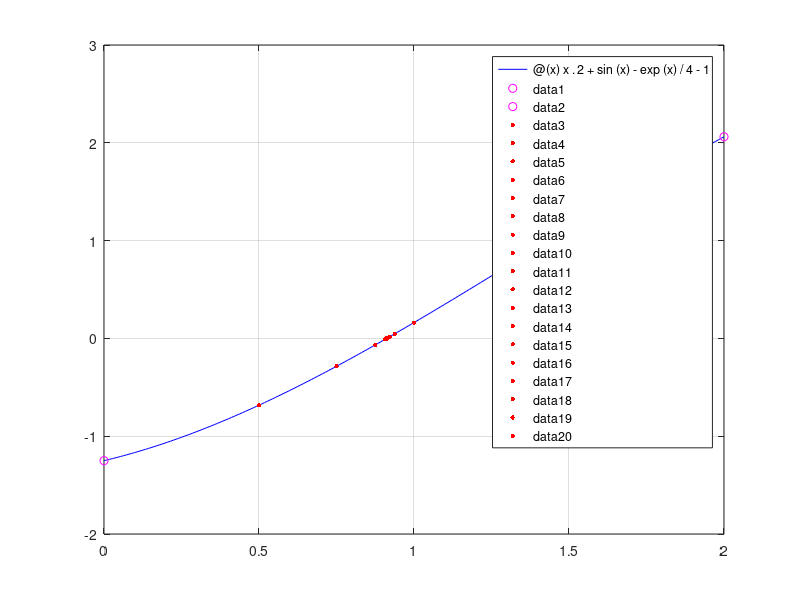

Here is the MATLAB script that generated this plot:
clear;
clc;
f = @(x) x.^2 + sin(x) -exp(x)/4 -1;
tol = 1e-5;
L = 0;
R = 2;
n = 0;




figure(1)
fplot(f,[L,R],"b")
hold on
plot(L,f(L),'mo')
plot(R,f(R),'mo')
grid on


fprintf("use bisection method to find root between (%d,%d)\n",L,R)

while abs(R-L) > tol
    n = n+1;
    mid = (R+L)/2;
    plot(mid,f(mid),'.r','MarkerSize',10)
    if f(L)*f(mid)<0
        R = mid;
    elseif f(mid)*f(R)<0
        L = mid;
    end
    fprintf('%d iteration: mid =  %.6f\n',n,mid)
end

fprintf('find root: at around %.6f',mid)
